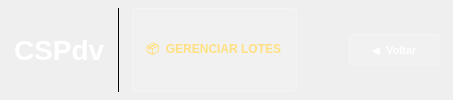
    <widget class="QFrame" name="frameHeader">
     <property name="styleSheet">
      <string notr="true">QFrame#frameHeader{background:qlineargradient(x1:0,y1:0,x2:0,y2:1,stop:0 #3585c8,stop:1 #1a5fa0);}</string>
     </property>
     <layout class="QHBoxLayout" name="headerHLayout">
      <property name="spacing">
       <number>12</number>
      </property>
      <property name="leftMargin">
       <number>14</number>
      </property>
      <property name="topMargin">
       <number>8</number>
      </property>
      <property name="rightMargin">
       <number>14</number>
      </property>
      <property name="bottomMargin">
       <number>8</number>
      </property>
      <item>
       <widget class="QLabel" name="lblLogo">
        <property name="styleSheet">
         <string notr="true">color:white;font-size:28px;font-weight:bold;</string>
        </property>
        <property name="text">
         <string>CSPdv</string>
        </property>
       </widget>
      </item>
      <item>
       <widget class="QFrame" name="frameSep">
        <property name="styleSheet">
         <string notr="true">background-color:rgba(255,255,255,80);</string>
        </property>
        <property name="frameShape">
         <enum>QFrame::VLine</enum>
        </property>
       </widget>
      </item>
      <item>
       <widget class="QLabel" name="lblBadge">
        <property name="styleSheet">
         <string notr="true">QLabel{background-color:rgba(255,255,255,30);color:#ffe080;font-size:12px;font-weight:bold;border:1px solid rgba(255,255,255,60);border-radius:4px;padding:3px 10px;}</string>
        </property>
        <property name="text">
         <string>📦  GERENCIAR LOTES</string>
        </property>
       </widget>
      </item>
      <item>
       <spacer name="headerSpacer">
        <property name="orientation">
         <enum>Qt::Horizontal</enum>
        </property>
        <property name="sizeHint" stdset="0">
         <size>
          <width>40</width>
          <height>10</height>
         </size>
        </property>
       </spacer>
      </item>
      <item>
       <widget class="QPushButton" name="btnVoltar">
        <property name="minimumSize">
         <size>
          <width>90</width>
          <height>32</height>
         </size>
        </property>
        <property name="styleSheet">
         <string notr="true">QPushButton{background-color:rgba(255,255,255,25);color:white;font-size:11px;font-weight:bold;border:1px solid rgba(255,255,255,60);border-radius:4px;padding:4px 12px;}QPushButton:hover{background-color:rgba(255,255,255,40);}QPushButton:pressed{background-color:rgba(255,255,255,15);}</string>
        </property>
        <property name="text">
         <string>◀  Voltar</string>
        </property>
       </widget>
      </item>
     </layout>
    </widget>
